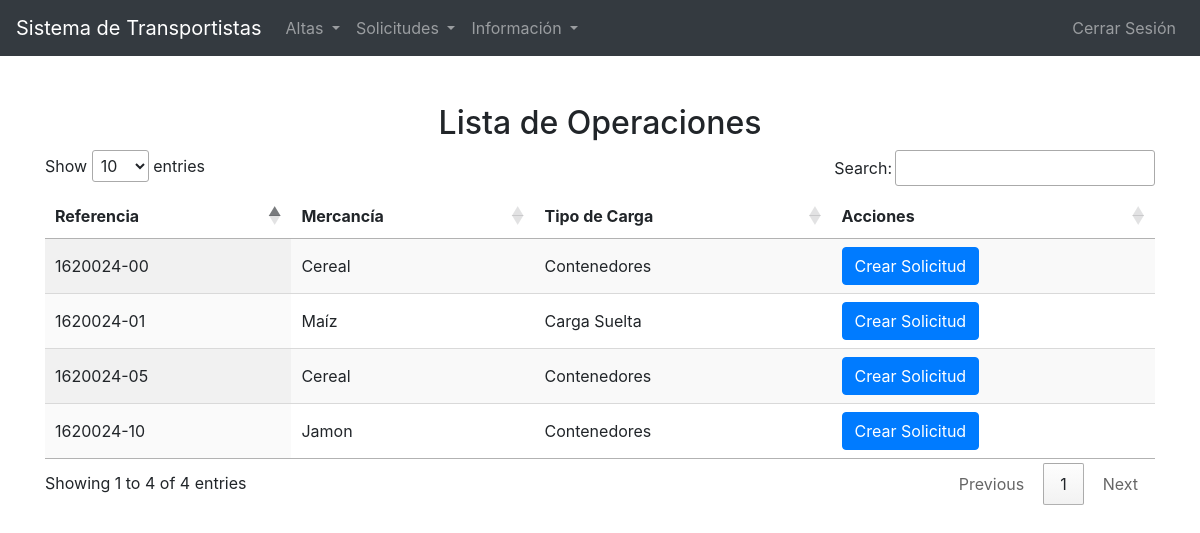
The app's page /Transportes/crearSolicitud.php (signed in) with its own data.
### tables this page shows
CREATE TABLE `operacion` (
  `Referencia` varchar(10) NOT NULL,
  `Pedimento` varchar(20) NOT NULL,
  `ID_Imp` int(11) NOT NULL,
  `ID_Cli` int(11) NOT NULL,
  `ID_Ad` int(11) NOT NULL,
  `Fecha_Salida` date NOT NULL,
  `Fecha_Entrega` date NOT NULL,
  `ID_Merc` int(11) NOT NULL,
  `ID_Pago` int(11) NOT NULL
);

CREATE TABLE `mercancia` (
  `ID_Merc` int(11) NOT NULL,
  `Nombre_Merc` varchar(100) NOT NULL,
  `Marca_Merc` varchar(100) NOT NULL,
  `Peso_Merc` decimal(10,2) NOT NULL,
  `Volumen_Merc` decimal(10,2) NOT NULL,
  `Dimensiones_Merc` varchar(10) NOT NULL,
  `ID_TipoM` int(11) DEFAULT NULL
);

CREATE TABLE `tipomercancia` (
  `ID_TipoM` int(11) NOT NULL,
  `TipoM` varchar(50) NOT NULL
);

### Transportes/crearSolicitud.php (the view, shortened to what this page needs)
<?php
include('bd.php');
$sql = "SELECT Operacion.Referencia, TipoMercancia.TipoM, Mercancia.Nombre_Merc
        FROM Operacion
        INNER JOIN Mercancia ON Operacion.ID_Merc = Mercancia.ID_Merc
        INNER JOIN TipoMercancia ON Mercancia.ID_TipoM = TipoMercancia.ID_TipoM";
$result = $conn->query($sql);
$operaciones = [];
if ($result->num_rows > 0) {
    while($row = $result->fetch_assoc()) {
        $operaciones[] = $row;
    }
}
?>
<!DOCTYPE html>
<html lang="es">
<head>
    <link href="https://stackpath.bootstrapcdn.com/bootstrap/4.5.2/css/bootstrap.min.css" rel="stylesheet">
    <link rel="stylesheet" href="https://cdn.datatables.net/1.10.21/css/jquery.dataTables.min.css">
</head>
<body>
<nav class="navbar navbar-expand-lg navbar-dark bg-dark">
    <a class="navbar-brand" href="welcome.php">Sistema de Transportistas</a>
    <div class="collapse navbar-collapse" id="navbarNavDropdown">
        <ul class="navbar-nav mr-auto">
            <li class="nav-item dropdown">
                <a class="nav-link dropdown-toggle" href="#" id="altasDropdown" role="button" data-toggle="dropdown" aria-haspopup="true" aria-expanded="false">
                    Altas
                </a>
            </li>
            <li class="nav-item dropdown">
                <a class="nav-link dropdown-toggle" href="#" id="solicitudesDropdown" role="button" data-toggle="dropdown" aria-haspopup="true" aria-expanded="false">
                    Solicitudes
                </a>
            </li>
            <li class="nav-item dropdown">
                <a class="nav-link dropdown-toggle" href="#" id="informacionDropdown" role="button" data-toggle="dropdown" aria-haspopup="true" aria-expanded="false">
                    Información
                </a>
            </li>
        </ul>
        <ul class="navbar-nav ml-auto">
            <li class="nav-item">
                <a class="nav-link" href="logout.php">Cerrar Sesión</a>
            </li>
        </ul>
    </div>
</nav>
    <div class="container mt-5">
        <h2 class="text-center">Lista de Operaciones</h2>
        <table id="operacionesTable" class="display" style="width:100%">
            <thead>
                <tr>
                    <th>Referencia</th>
                    <th>Mercancía</th>
                    <th>Tipo de Carga</th>
                    <th>Acciones</th>
                </tr>
            </thead>
            <tbody>
                <?php foreach ($operaciones as $operacion): ?>
                    <tr>
                        <td><?php echo $operacion['Referencia']; ?></td>
                        <td><?php echo $operacion['Nombre_Merc']; ?></td>
                        <td><?php echo $operacion['TipoM']; ?></td>
                        <td>
                            <a href="formularioSolicitud.php?referencia=<?php echo $operacion['Referencia']; ?>" class="btn btn-primary">Crear Solicitud</a>
                        </td>
                    </tr>
                <?php endforeach; ?>
            </tbody>
        </table>
    </div>
</body>
</html>

### records on screen
operacion: Referencia "1620024-00", ID_Merc.Nombre_Merc "Cereal", tipomercancia.TipoM "Contenedores"
operacion: Referencia "1620024-05", ID_Merc.Nombre_Merc "Cereal", tipomercancia.TipoM "Contenedores"
operacion: Referencia "1620024-01", ID_Merc.Nombre_Merc "Maíz", tipomercancia.TipoM "Carga Suelta"
operacion: Referencia "1620024-10", ID_Merc.Nombre_Merc "Jamon", tipomercancia.TipoM "Contenedores"
